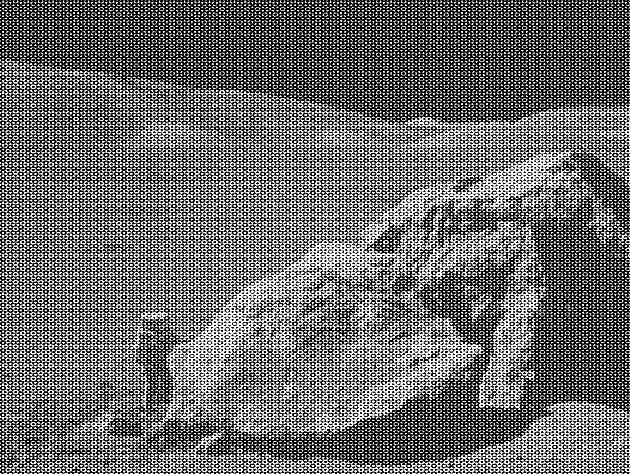
#> input picture moonlanding.png, 630 x 474 px, found by its file name
$ jupyter execute --allow-errors 09ex_Algorithms.ipynb
#> lines starting #> are read from the running program, lines starting #| are printed output that depends on the picture
1\. **Maximum wind speed prediction at the Sprogø station**

The exercise goal is to predict the maximum wind speed occurring every 50 years even if no measure exists for such a period. The available data are only measured over 21 years at the Sprogø meteorological station located in Denmark.

The annual maxima are supposed to fit a normal probability density function. However such function is not going to be estimated because it gives a probability from a wind speed maxima. Finding the maximum wind speed occurring every 50 years requires the opposite approach, the result needs to be found from a defined probability. That is the quantile function role and the exercise goal will be to find it. In the current model, it is supposed that the maximum wind speed occurring every 50 years is defined as the upper 2% quantile.

By definition, the quantile function is the inverse of the cumulative distribution function. The latter describes the probability distribution of an annual maxima. In the exercise, the cumulative probability $p_i$ for a given year i is defined as $p_i = i/(N+1)$ with $N = 21$, the number of measured years. Thus it will be possible to calculate the cumulative probability of every measured wind speed maxima. From those experimental points, the scipy.interpolate module will be very useful for fitting the quantile function. Finally the 50 years maxima is going to be evaluated from the cumulative probability of the 2% quantile.

Practically, load the dataset:

```python
import numpy as np
max_speeds = np.load('max-speeds.npy')
years_nb = max_speeds.shape[0]
```

Compute then the cumulative probability $p_i$ (`cprob`) and sort the maximum speeds from the data. Use then the  UnivariateSpline from scipy.interpolate to define a quantile function and thus estimate the probabilities.

In the current model, the maximum wind speed occurring every 50 years is defined as the upper 2% quantile. As a result, the cumulative probability value will be:

```python
fifty_prob = 1. - 0.02
```

So the storm wind speed occurring every 50 years can be guessed as:

``` python
fifty_wind = quantile_func(fifty_prob)
```

[cell 1]
import numpy as np
import scipy as sp
import matplotlib.pyplot as plt
#> (the rest of this cell did not finish here and is left out)

2\. **Curve fitting of temperature in Alaska**

The temperature extremes in Alaska for each month, starting in January, are given by (in degrees Celcius):

max:  17,  19,  21,  28,  33,  38, 37,  37,  31,  23,  19,  18

min: -62, -59, -56, -46, -32, -18, -9, -13, -25, -46, -52, -58

* Plot these temperature extremes.
* Define a function that can describe min and max temperatures.
* Fit this function to the data with scipy.optimize.curve_fit().
* Plot the result. Is the fit reasonable? If not, why?
* Is the time offset for min and max temperatures the same within the fit accuracy?

[cell 2]
max = np.array([ 17, 19, 21, 28, 33, 38, 37, 37, 31, 23, 19, 18])
min = np.array([-62, -59, -56, -46, -32, -18, -9, -13, -25, -46, -52, -58])
month = np.arange(1,13)
fig, ax = plt.subplots(1,1)
ax.scatter(month,max)
ax.scatter(month, min)

def f(x,m,s,N,c):
    return c + N*sp.stats.norm.pdf(x,m,s)

max_par, max_pcov = sp.optimize.curve_fit(f,month,max)
min_par, min_pcov = sp.optimize.curve_fit(f,month,min,p0=max_par)

max_perr = np.sqrt(np.diag(max_pcov))
min_perr = np.sqrt(np.diag(min_pcov))

mu_max_err = max_perr[0]
mu_min_err = min_perr[0]


print("the compatibility between the min and max temp maxima {}, {} is:".format(max_par[0],min_par[0]), np.abs(max_par[0]-min_par[0])/(np.sqrt(mu_max_err**2 +mu_min_err**2)))
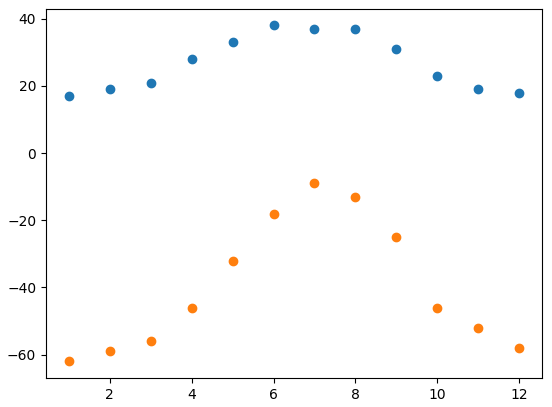
#> figure drawn by matplotlib, 1 panel

3\. **2D minimization of a six-hump camelback function**

$$
f(x,y) = \left(4-2.1x^2+\frac{x^4}{3} \right) x^2 +xy + (4y^2 -4)y^2
$$

has multiple global and local minima. Find the global minima of this function.

Hints:

* Variables can be restricted to $-2 < x < 2$ and $-1 < y < 1$.
* Use numpy.meshgrid() and pylab.imshow() to find visually the regions.
* Use scipy.optimize.minimize(), optionally trying out several of its methods.

How many global minima are there, and what is the function value at those points? What happens for an initial guess of $(x, y) = (0, 0)$ ?

[cell 3]
def f(x):
    return (4-2.1*x[0]**2+x[0]**4/3)*x[0]**2+x[0]*x[1]+(4*x[1]**2-4)*x[1]**2

x = np.linspace(-2,2,100)
y=np.linspace(-1,1,100)

xx,yy = np.meshgrid(x,y)

fig, ax = plt.subplots(1,1)
f_plot = ax.imshow(f([xx,yy]),extent=(-2, 2, -1, 1))
fig.colorbar(f_plot)
print("lower min:",sp.optimize.minimize(f,x0=[0,-1]).x)
print("upper min:",sp.optimize.minimize(f,x0=[0,1]).x)
print("min starting from (0,0):", sp.optimize.minimize(f,x0=[0,0]).x)
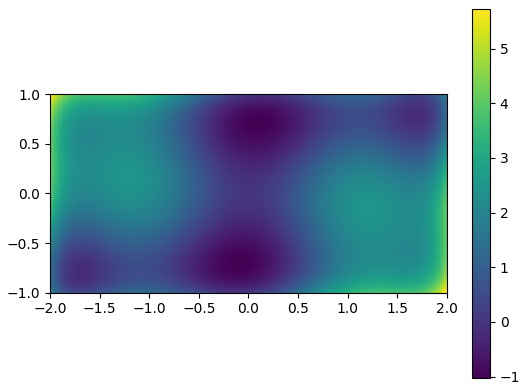
#> figure drawn by matplotlib, 2 panels

4\. **FFT of a simple dataset**

Performe a periodicity analysis on the lynxs-hares population

#> (a cell that did not finish here is left out)

5\. **FFT of an image**

* Examine the provided image `moonlanding.png`, which is heavily contaminated with periodic noise. In this exercise, we aim to clean up the noise using the Fast Fourier Transform.
* Load the image using pylab.imread().
* Find and use the 2-D FFT function in scipy.fftpack, and plot the spectrum (Fourier transform of) the image. Do you have any trouble visualising the spectrum? If so, why?
* The spectrum consists of high and low frequency components. The noise is contained in the high-frequency part of the spectrum, so set some of those components to zero (use array slicing).
* Apply the inverse Fourier transform to see the resulting image.

[cell 5]
data = plt.imread("../moonlanding.png")
#> data is the input picture: shape (474, 630) float32; min 0, max 1, mean 0.424

#> (the rest of this cell did not finish here and is left out)
